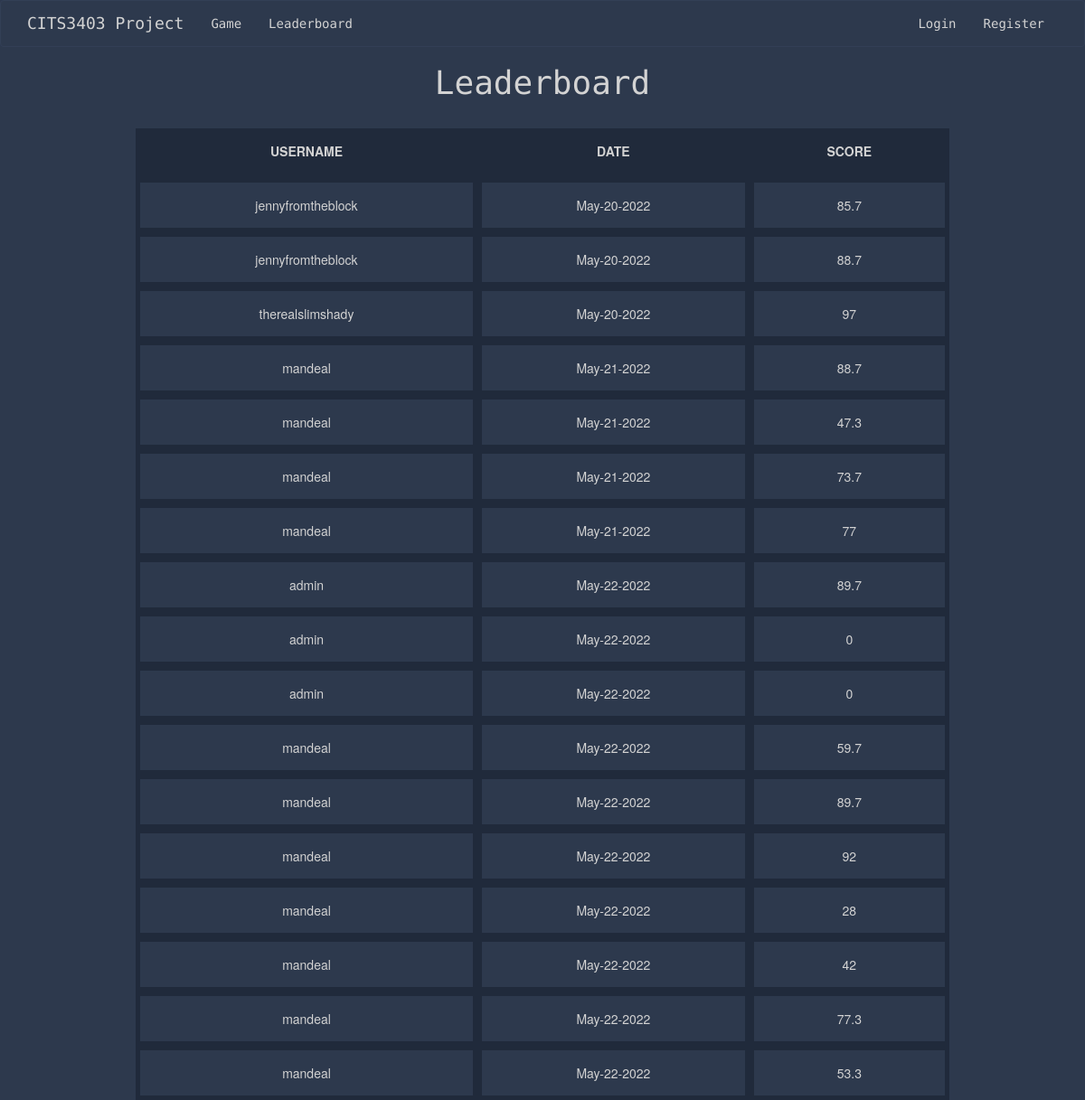
The app's page /leaderboard with its own data.
### app/models.py (models this page shows, shortened)
class Score(UserMixin, db.Model):
    id = db.Column(db.Integer, primary_key=True)
    user_score = db.Column(db.Integer)
    user_id = db.Column(db.Integer, db.ForeignKey("user.id"))
    today = date.today()
    format_date = today.strftime("%b-%d-%Y") #strips minutes, formats the date eg May-16-2022
    date = db.Column(db.String, default=format_date)

class User(UserMixin, db.Model):
    id = db.Column(db.Integer, primary_key=True)
    username = db.Column(db.String(64), index=True, unique=True)
    email = db.Column(db.String(120), index=True, unique=True)
    password_hash = db.Column(db.String(128))
    user_stats = db.relationship('Score', backref='user', lazy=True)

### app/routes.py (the view)
@app.route('/leaderboard', methods=['GET', 'POST'])
def leaderboard():
    all_scores = Score.query.all()
    user = User.query.all()
    if current_user.is_authenticated:
        user_id = current_user.id
    return render_template('leaderboard.html', title='Leaderboard', scores=all_scores, user=user)

### app/templates/leaderboard.html
{% extends "base.html" %}
{% block content %}
<h1>Leaderboard</h1>
    <table id="myTable" class="tablesorter">
        <thead>
            <tr>
                <th> USERNAME </th>
                <th> DATE </th>
                <th> SCORE </th>
            </tr>
        </thead>
        <tbody>
            {% for score in scores %}
                <tr>
                    <td> {{ score.user.username }} </td>
                    <td> {{ score.date }} </td>
                    <td> {{ score.user_score }}</td>
                </tr>
            {% endfor %}
        </tbody>
    </table>
{% endblock %}

### app/templates/base.html (shortened to what this page needs)
{% extends 'bootstrap/base.html' %}
{% block styles %}
{{ super() }}
<head>
<link rel="stylesheet" href="{{ url_for('static', filename='css/stylesheet.css') }}">
</head>
{% endblock %}
{% block navbar %}
<nav class="navbar navbar-default">
    <div class="container">
        <div class="navbar-header">
            <a class="navbar-brand" href="{{ url_for('index') }}">CITS3403 Project</a>
        </div>
        <div class="collapse navbar-collapse" id="bs-example-navbar-collapse-1">
            <ul class="nav navbar-nav navbar-left">
                {% if current_user.is_anonymous %}
                <li><a href="{{ url_for('game') }}">Game</a></li>
                <li><a href="{{ url_for('leaderboard') }}">Leaderboard</a></li>
                {% else %}
                <li><a href="{{ url_for('game') }}">Game</a></li>
                <li><a href="{{ url_for('leaderboard') }}">Leaderboard</a></li>
                <li><a href="{{ url_for('user_stats') }}">Profile</a></li>
                <li><a href="{{ url_for('admin') }}">Admin</a></li>
                {% endif %}
            </ul>
            <ul class="nav navbar-nav navbar-right">
                {% if current_user.is_anonymous %}
                <li><a href="{{ url_for('login') }}">Login</a></li>
                <li><a href="{{ url_for('register') }}">Register</a></li>
                {% else %}
                <li><a href="{{ url_for('logout') }}">Logout</a></li>
                {% endif %}
            </ul>
        </div>
    </div>
</nav>
{% endblock %}

### app/static/css/stylesheet.css (style rules this page uses)
head,body { text-align: center; }
body { background: #2d394d; color: lightgrey; }
.center, h1 { text-align: center; font-family: 'Source Code Pro', monospace; }
ul { display: inline-block; text-align: left; list-style-type: square; }
a { color: lightgrey !important; }
.navbar-default { background: #2d394d; border-color: #323f56; font-family: 'Source Code Pro', monospace; }
table { border-collapse: separate; width: 75%; margin-left: auto; margin-right: auto; margin-top: 30px; }
th, td { border: 5px solid #202a3b; padding: 15px; text-align: center; margin: none; }
th { border-top: none; font-weight: bold; background-color: #202a3b; }

### records on screen
Score: user.username "jennyfromtheblock", date "May-20-2022", user_score "85.7"
Score: user.username "jennyfromtheblock", date "May-20-2022", user_score "88.7"
Score: user.username "therealslimshady", date "May-20-2022", user_score "97"
Score: user.username "mandeal", date "May-21-2022", user_score "88.7"
Score: user.username "mandeal", date "May-21-2022", user_score "47.3"
Score: user.username "mandeal", date "May-21-2022", user_score "73.7"
Score: user.username "mandeal", date "May-21-2022", user_score "77"
Score: user.username "admin", date "May-22-2022", user_score "89.7"
Score: user.username "admin", date "May-22-2022", user_score "0"
Score: user.username "admin", date "May-22-2022", user_score "0"
Score: user.username "mandeal", date "May-22-2022", user_score "59.7"
Score: user.username "mandeal", date "May-22-2022", user_score "89.7"
Score: user.username "mandeal", date "May-22-2022", user_score "92"
Score: user.username "mandeal", date "May-22-2022", user_score "28"
Score: user.username "mandeal", date "May-22-2022", user_score "42"
Score: user.username "mandeal", date "May-22-2022", user_score "77.3"
Score: user.username "mandeal", date "May-22-2022", user_score "53.3"
